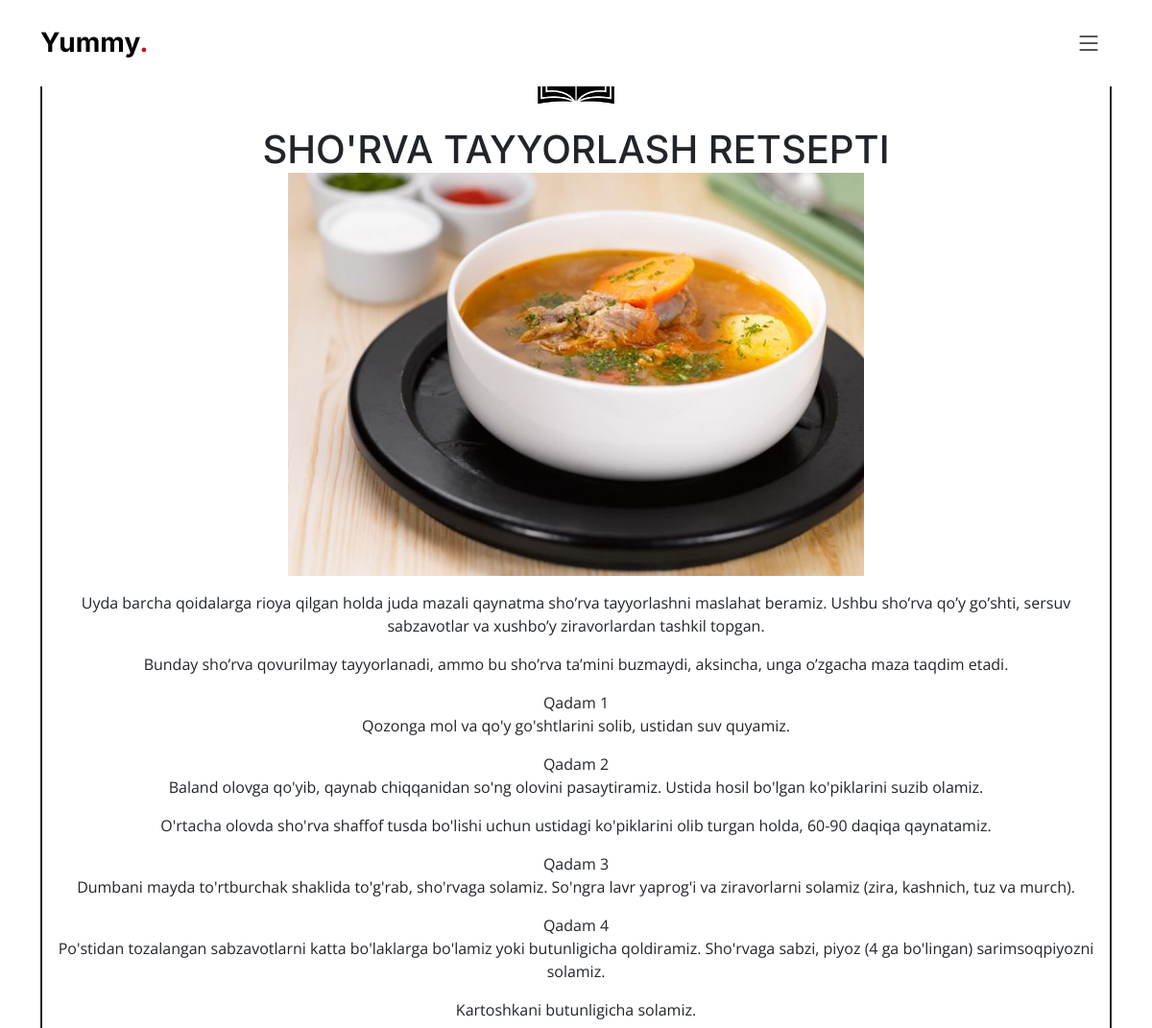
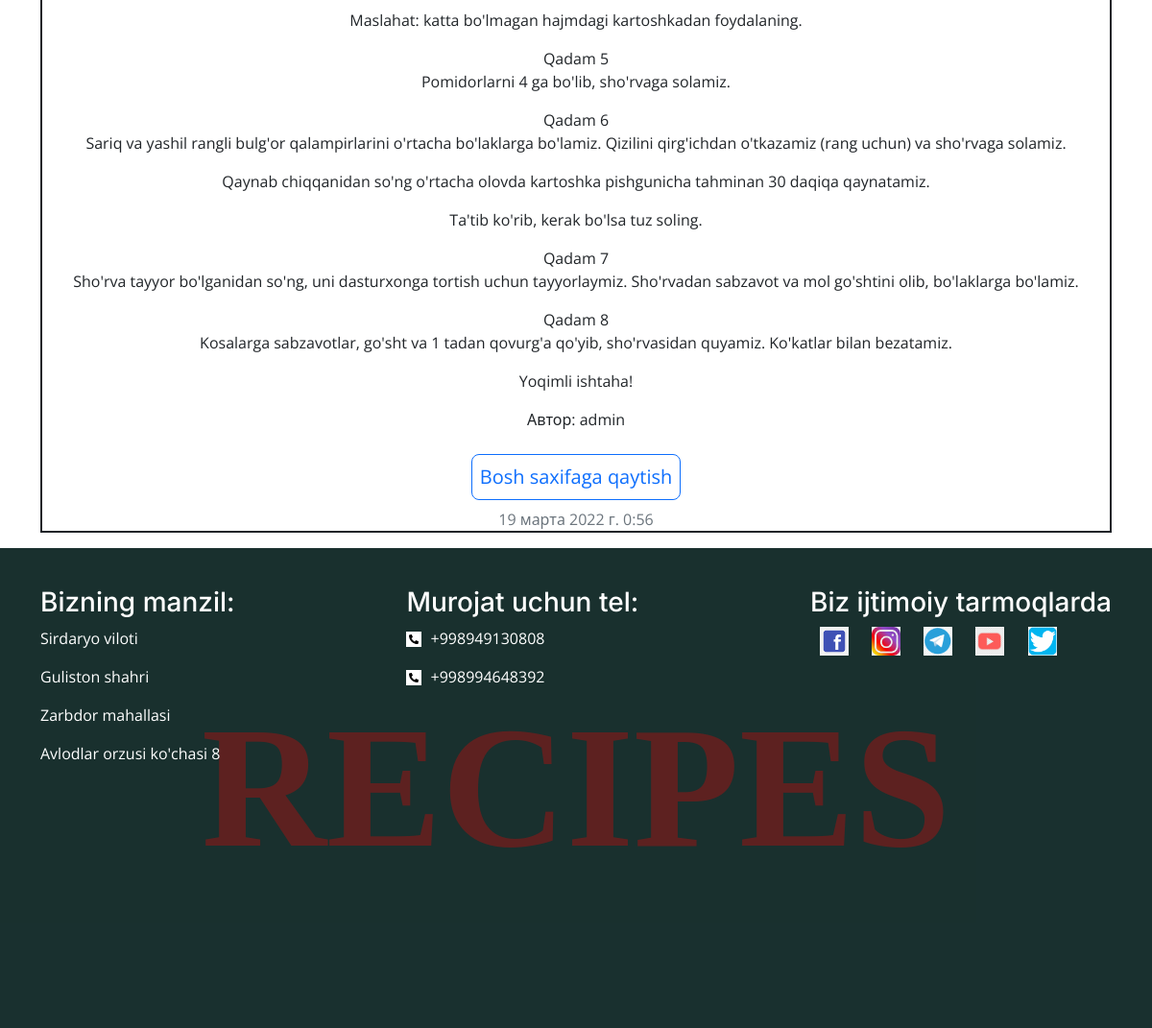
Screenshot of /recipe/12 with the database file from the repository (2 pictures, top to bottom).
### recipe/models.py (models this page shows, shortened)
class Recipe(models.Model):     # Recipe jadvalini ochdik. id ni avtomatik tarzda django yaratadi
    title = models.CharField(max_length=150, verbose_name='Название')    # max_length-> varchar yani nechta harf ketishi
    content = models.TextField(blank=True, verbose_name='Описание')      # blank-> agar content berilmagan bolsa ishkal chiqmaslik uchun
    created_at = models.DateTimeField(auto_now_add=True, verbose_name='Дата создания')   # malumot kiritilgan vaqti avtomatik beriladi
    updated_at = models.DateTimeField(auto_now=True, verbose_name='Дата обновления')     # bu obnovleniya qilish uchun
    photo = models.ImageField(upload_to='photos/', blank=True, null=True, verbose_name='Изображение')    # photos papkasi avtomatik ochiladi va bosh bosa parot qimasin va null True-> bosh bolishi munkin
    is_published = models.BooleanField(default=False, verbose_name='Опубликовано ли')    # Chop etilishiga ruxsat beruvchi ptichka
    category = models.ForeignKey(Categorie, on_delete=models.CASCADE, verbose_name='Категория')     # Recipe ni category bilan ulayapdi. Kategoriyalar o'chirilib tashlanganda, unga tegishli maqolalar xam o'chib ketsin
    author = models.ForeignKey(User, on_delete=models.CASCADE, verbose_name='Автор') # models bog'liq bo'sin User ga (User djangodan import qilingan)
    class Meta:
        verbose_name = 'Рецепт'  # admin panelda retseptlar degan kak papka ochilyapdi
        verbose_name_plural = 'Рецепты'  # bu ko'plikda
        ordering = ['-created_at']  # ma'lumot "kirgizilgan vaqti" bo'yicha sartirovka qilinsin

### recipe/views.py (the view)
# urls.py: path('recipe/<int:pk>', RecipeDetails.as_view(), name='recipe_detail'),
class RecipeDetails(DetailView):
    model = Recipe
    def get_queryset(self):
        return Recipe.objects.filter(pk=self.kwargs['pk'], is_published=True)
    def get_context_data(self, **kwargs):
        context = super().get_context_data()
        recipe = Recipe.objects.get(pk=self.kwargs['pk'])
        context['title'] = f"Maqola {recipe.title}"
        return context

### recipe/models.py (called while the page is built)
    def get_absolute_url(self):            # aqilli ssilka
        return reverse('category_list', kwargs={'pk': self.pk})

### recipe/templatetags/recipes_tags.py (called while the page is built)
@register.simple_tag()                                                # recipes_tags.py ni Djangoga registratsiya qildik.
def get_all_categories():                                            # Xamma categoryalarni ob beruvchi funcsiya
    categories = Categorie.objects.annotate(Count('recipe'))        # Categoriyalarni sanab berdi
    return categories

### recipe/templates/recipe/recipe_detail.html (shortened to what this page needs)
{% extends 'base.html' %}
{% load static %}
{% block main %}
<div class="container">
<div class="card-details text-center mb-3 border-dark">
    <div class="img-book">
    </div>
    <div class="card-body">
        <h1 class="card-title">{{ recipe.title }}</h1>
        <div class="card-photo">
            {% if recipe.photo %}
            <div class="recipe-photo-in-detail">
                <img src="{{ recipe.photo.url }}" width="100%" alt="rasm">
            </div>
            {% else %}
            <div class="recipe-photo-in-detail">
                <img src="https://images.unsplash.com/photo-1542010589005-d1eacc3918f2?ixlib=rb-1.2.1&ixid=MnwxMjA3fDB8MHxzZWFyY2h8NHx8cmVjaXBlfGVufDB8fDB8fA%3D%3D&w=1000&q=80"
                     width="100%" alt="rasm">
            </div>
            {% endif %}
        </div>
        <p class="card-text">{{ recipe.content | linebreaks}}</p>
        <p class="card-text">Автор: {{ recipe.author.username }}</p>
        <a href="{% url 'index' %}" class="btn btn-outline-primary btn-lg p-2 m-2">Bosh saxifaga qaytish</a>
    </div>
    <div class="card-footer text-muted">
        {{ recipe.created_at}}
    </div>
</div>
</div>
{% endblock main %}

### templates/base.html (shortened to what this page needs)
{% load static %}
<!doctype html>
<html lang="en">
<head>
    <link href="https://cdn.jsdelivr.net/npm/bootstrap@5.1.3/dist/css/bootstrap.min.css" rel="stylesheet"
>
    <link rel="stylesheet" href="{% static 'recipe/css/main.css'%}">
    <link rel="stylesheet" href="{% static 'recipe/css/media.css'%}">
    <link href="{% static 'assets/vendor/bootstrap/css/bootstrap.min.css' %}" rel="stylesheet">
    <link href="{% static 'assets/vendor/bootstrap-icons/bootstrap-icons.css' %}" rel="stylesheet">
    <link href="{% static 'assets/vendor/glightbox/css/glightbox.min.css' %}" rel="stylesheet">
    <link href="{% static 'assets/vendor/swiper/swiper-bundle.min.css' %}" rel="stylesheet">
    <link href="{% static 'assets/css/main.css' %}" rel="stylesheet">
</head>
<body>
<header>
    {% block navbar %}
    {% include 'components/_navbar.html' %}
    {% endblock navbar %}
</header>
    <main>
        {% block main %}
        {% endblock main %}
    </main>
<footer>
    {% block footer %}
    {% include 'components/_footer.html' %}
    {% endblock footer %}
</footer>
</body>
</html>

### templates/components/_navbar.html (shortened to what this page needs)
{% load recipes_tags %}
{% load static %}
<header id="header" class="header fixed-top d-flex align-items-center">
    <div class="container d-flex align-items-center justify-content-between">
        <a href="index.html" class="logo d-flex align-items-center me-auto me-lg-0">
            <h1>Yummy<span>.</span></h1>
        </a>
        <i class="mobile-nav-toggle mobile-nav-show bi bi-list"></i>
    </div>
</header>

### templates/components/_footer.html
{% load static %}
{% block style %}
<link rel="stylesheet" href="{% static 'recipe/css/main.css' %}">
{% endblock style %}
<footer class="footer-section">
    <div class="container">
        <div class="footer-wrap flex-wrap">
            <div class="address">
                <h3>Bizning manzil:</h3>
                <p>Sirdaryo viloti</p>
                <p>Guliston shahri</p>
                <p>Zarbdor mahallasi</p>
                <p>Avlodlar orzusi ko'chasi 8</p>
            </div>
            <div class="tel-nomber">
                <h3>Murojat uchun tel:</h3>
                <p><img class="phone-img" src="{% static 'recipe/img/img_footer/phone-alt.svg' %}" alt="rasm" width="16" height="16"> +998949130808</p>
                <p><img class="phone-img" src="{% static 'recipe/img/img_footer/phone-alt.svg' %}" alt="rasm" width="16" height="16"> +998994648392</p>
            </div>
            <div class="socials">
                <h3>Biz ijtimoiy tarmoqlarda</h3>
                <a href="#" class="socials-link">
                    <img class="socials-img" src="{% static 'recipe/img/img_footer/facebook.png' %}" alt="rasm" width="30"height="30">
                </a>
                <a href="#" class="socials-link">
                    <img class="socials-img" src="{% static 'recipe/img/img_footer/instagram.jpg' %}" alt="rasm" width="30"height="30">
                </a>
                <a href="#" class="socials-link">
                    <img class="socials-img" src="{% static 'recipe/img/img_footer/telegram.png' %}" alt="rasm" width="30"height="30">
                </a>
                <a href="#" class="socials-link">
                    <img class="socials-img" src="{% static 'recipe/img/img_footer/youtube.jpg' %}" alt="rasm" width="30" height="30">
                </a>
                <a href="#" class="socials-link">
                    <img class="socials-img" src="{% static 'recipe/img/img_footer/twitter.png' %}" alt="rasm" width="30"height="30">
                </a>
            </div>
        </div>
    </div>
</footer>

### recipe/static/recipe/css/main.css (style rules this page uses)
.img-book { width: 110px; margin: 0 auto; }
.recipe-photo-in-detail { width: 600px; margin: 0 auto; }
.card-details { border: 2px solid black; background-color: white; margin-top: 20px; }
.footer-section { position: relative; color: white; z-index: 1; height: 500px; }
.footer-section::before { position: absolute; content: ""; top: 0; bottom: 0; left: 0; right: 0; background-color: rgba(0, 26, 24, 0.9); z-index: -2; }
.footer-section::after { content: "RECIPES"; font-family: italic; font-weight: bold; font-size: 260px; position: absolute; opacity: 0.5; color: rgba(250, 0, 0, 0.6); transform: translate(-50%, -50%); top: 50%; left: 50%; z-index: -1; transition: transform 0.5s ease; }
.footer-wrap { display: flex; justify-content: space-between; }
.address { margin-top: 40px; }
.tel-nomber { margin-top: 40px; }
.socials { margin-top: 40px; }
.socials-link { margin: 10px; text-decoration: none; }
.socials-img { transition: transform 0.2s ease; }
.phone-img { margin-right: 5px; padding: 3px; background-color: white; }

### recipe/static/recipe/css/media.css (style rules this page uses)
@media (max-width: 1400px) { .footer-section::after { font-size: 180px !important; } }

### recipe/static/assets/css/main.css (style rules this page uses)
:root { --font-default: "Open Sans", system-ui, -apple-system, "Segoe UI", Roboto, "Helvetica Neue", Arial, "Noto Sans", "Liberation Sans", sans-serif, "Apple Color Emoji", "Segoe UI Emoji", "Segoe UI Symbol", "Noto Color Emoji"; --font-primary: "Amatic SC", sans-serif; --font-secondary: "Inter", sans-serif; }
:root { --color-default: #212529; --color-primary: #ce1212; --color-secondary: #37373f; }
:root { scroll-behavior: smooth; }
body { font-family: var(--font-default); color: var(--color-default); }
a { color: var(--color-primary); text-decoration: none; }
h1, h2, h3, h4, h5, h6 { font-family: var(--font-secondary); }
.header { background: #fff; transition: all 0.5s; z-index: 997; height: 90px; border-bottom: 1px solid #fff; }
.header .logo h1 { font-size: 28px; font-weight: 700; color: #000; margin: 0; font-family: var(--font-secondary); }
.header .logo h1 span { color: var(--color-primary); }
@media (max-width: 1279px) { .mobile-nav-show { color: var(--color-secondary); font-size: 28px; cursor: pointer; line-height: 0; transition: 0.5s; z-index: 9999; margin: 0 10px 0 20px; } }

### rows the page displays
Recipe: title "SHO'RVA TAYYORLASH RETSEPTI", photo (picture), content "Uyda barcha qoidalarga rioya qilgan holda juda mazali qaynatma sho’rva tayyorlashni maslahat beramiz. Ushbu sho’rva qo’y go’shti, sersuv sabzavotlar va xushbo’y ziravorlardan tashkil topgan. Bunday sho’rva qovurilmay tayyorlanadi, ammo bu sho’rva ta’mini buzmaydi, aksincha, unga o’zgacha maza taqdim etadi. Qadam 1 Qozonga mol va qo'y go'shtlarini solib, ustidan suv quyamiz. Qadam 2 Baland olovga qo'yib, qaynab chiqqanidan so'ng olovini pasaytiramiz. Ustida hosil bo'lgan ko'piklarini suzib olamiz. O'rtacha olovda sho'rva shaffof tusda bo'lishi uchun ustidagi ko'piklarini olib turgan holda, 60-90 daqiqa qaynatamiz. Qadam 3 Dumbani mayda to'rtburchak shaklida to'g'rab, sho'rvaga solamiz.…", author.username "admin", created_at "19 марта 2022 г. 0:56"
